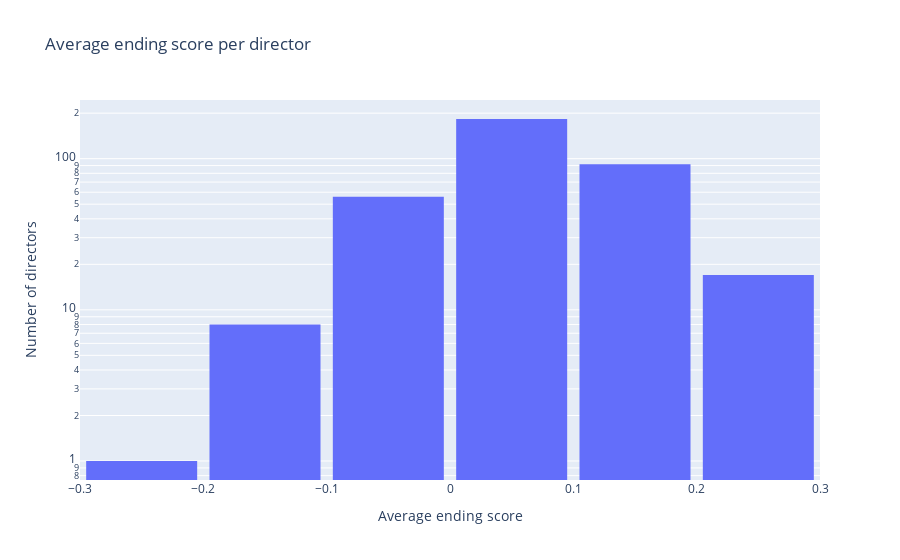

Notebook code cell kept with this figure:
### Code cell
fig = px.histogram(
    director_avg_score, 
    nbins=10,
    title='Average ending score per director',
    log_y=True
)

fig.update_layout(
    xaxis_title='Average ending score',
    yaxis_title='Number of directors',
    bargap=0.1,
    showlegend=False
)

fig.show()

fig.write_html("../../assets/img/rq3/director_avg_score.html")

### Figure 1 — Plotly figure (JSON) as saved in the notebook; plotly's stock layout.template omitted (floating-point values rounded to 4 significant figures; data arrays with more than 128 entries replaced by an {"elided": "..."} marker saying what was removed)
{"data": [{"alignmentgroup": "True", "bingroup": "x", "hovertemplate": "variable=Score<br>value=%{x}<br>count=%{y}<extra></extra>", "legendgroup": "Score", "marker": {"color": "#636efa", "pattern": {"shape": ""}}, "name": "Score", "nbinsx": 10, "offsetgroup": "Score", "orientation": "v", "showlegend": true, "type": "histogram", "x": {"elided": "357 float values"}, "xaxis": "x", "yaxis": "y"}], "layout": {"bargap": 0.1, "barmode": "relative", "legend": {"title": {"text": "variable"}, "tracegroupgap": 0}, "showlegend": false, "title": {"text": "Average ending score per director"}, "xaxis": {"anchor": "y", "domain": [0, 1], "title": {"text": "Average ending score"}}, "yaxis": {"anchor": "x", "domain": [0, 1], "title": {"text": "Number of directors"}, "type": "log"}}}
